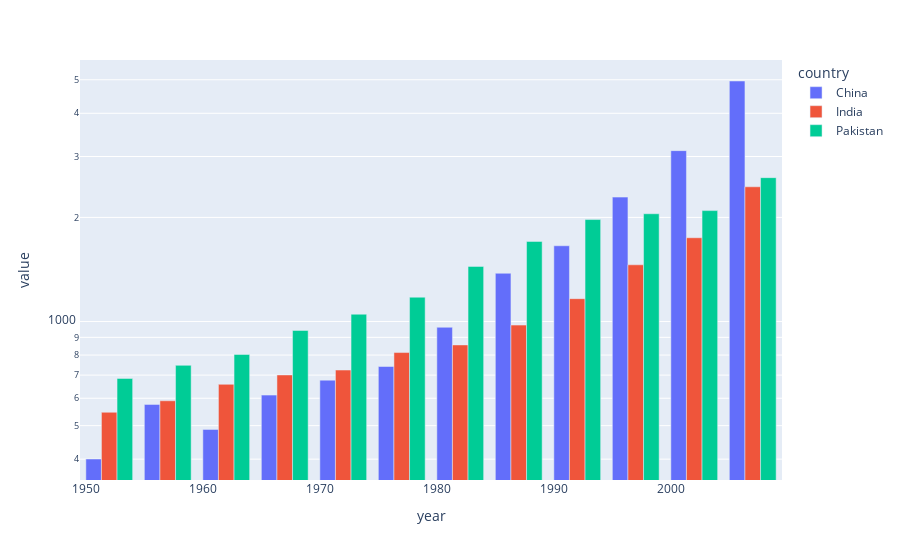

Notebook code cell kept with this figure:
### Code cell
px.bar(temp_df, x = temp_df.index , y =temp_df.columns ,barmode = 'group',log_y = True)

### Figure 1 — Plotly figure (JSON) as saved in the notebook; plotly's stock layout.template omitted (floating-point values rounded to 4 significant figures)
{"data": [{"alignmentgroup": "True", "hovertemplate": "country=China<br>year=%{x}<br>value=%{y}<extra></extra>", "legendgroup": "China", "marker": {"color": "#636efa", "pattern": {"shape": ""}}, "name": "China", "offsetgroup": "China", "orientation": "v", "showlegend": true, "textposition": "auto", "type": "bar", "x": [1952, 1957, 1962, 1967, 1972, 1977, 1982, 1987, 1992, 1997, 2002, 2007], "xaxis": "x", "y": [400.4, 576.0, 487.7, 612.7, 676.9, 741.2, 962.4, 1379.0, 1656.0, 2289.0, 3119.0, 4959.0], "yaxis": "y"}, {"alignmentgroup": "True", "hovertemplate": "country=India<br>year=%{x}<br>value=%{y}<extra></extra>", "legendgroup": "India", "marker": {"color": "#EF553B", "pattern": {"shape": ""}}, "name": "India", "offsetgroup": "India", "orientation": "v", "showlegend": true, "textposition": "auto", "type": "bar", "x": [1952, 1957, 1962, 1967, 1972, 1977, 1982, 1987, 1992, 1997, 2002, 2007], "xaxis": "x", "y": [546.6, 590.1, 658.3, 700.8, 724.0, 813.3, 855.7, 976.5, 1164.0, 1459.0, 1747.0, 2452.0], "yaxis": "y"}, {"alignmentgroup": "True", "hovertemplate": "country=Pakistan<br>year=%{x}<br>value=%{y}<extra></extra>", "legendgroup": "Pakistan", "marker": {"color": "#00cc96", "pattern": {"shape": ""}}, "name": "Pakistan", "offsetgroup": "Pakistan", "orientation": "v", "showlegend": true, "textposition": "auto", "type": "bar", "x": [1952, 1957, 1962, 1967, 1972, 1977, 1982, 1987, 1992, 1997, 2002, 2007], "xaxis": "x", "y": [684.6, 747.1, 803.3, 942.4, 1050.0, 1176.0, 1443.0, 1705.0, 1972.0, 2049.0, 2093.0, 2606.0], "yaxis": "y"}], "layout": {"barmode": "group", "legend": {"title": {"text": "country"}, "tracegroupgap": 0}, "margin": {"t": 60}, "xaxis": {"anchor": "y", "domain": [0, 1], "title": {"text": "year"}}, "yaxis": {"anchor": "x", "domain": [0, 1], "title": {"text": "value"}, "type": "log"}}}
